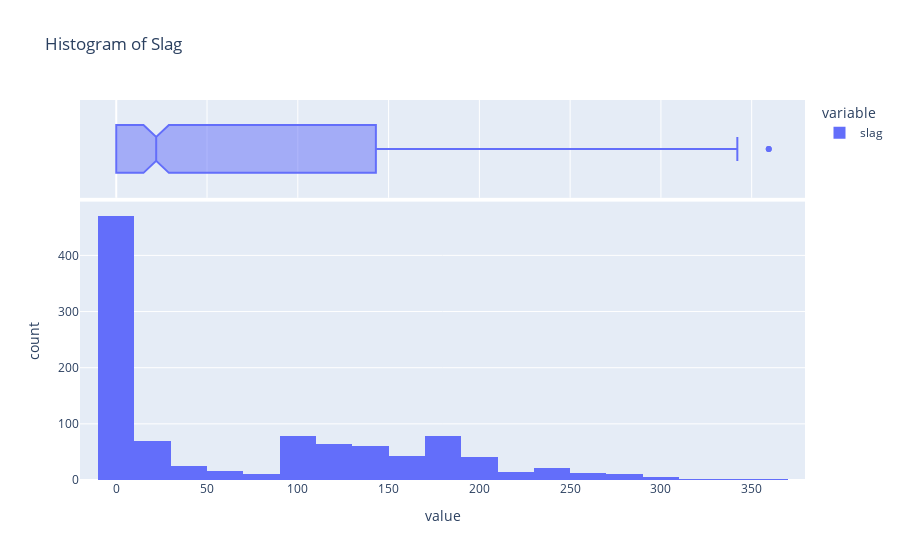

Source (notebook cell):
### Markdown cell above
#### Slag

### Code cell
fig=px.histogram(df.slag,title="Histogram of Slag",marginal="box")
fig.show()

### Figure 1 — Plotly figure (JSON) as saved in the notebook; plotly's stock layout.template omitted (floating-point values rounded to 4 significant figures; data arrays with more than 128 entries replaced by an {"elided": "..."} marker saying what was removed)
{"data": [{"alignmentgroup": "True", "bingroup": "x", "hovertemplate": "variable=slag<br>value=%{x}<br>count=%{y}<extra></extra>", "legendgroup": "slag", "marker": {"color": "#636efa", "pattern": {"shape": ""}}, "name": "slag", "offsetgroup": "slag", "orientation": "v", "showlegend": true, "type": "histogram", "x": {"elided": "1030 float values"}, "xaxis": "x", "yaxis": "y"}, {"alignmentgroup": "True", "hovertemplate": "variable=slag<br>value=%{x}<extra></extra>", "legendgroup": "slag", "marker": {"color": "#636efa"}, "name": "slag", "notched": true, "offsetgroup": "slag", "showlegend": false, "type": "box", "x": {"elided": "1030 float values"}, "xaxis": "x2", "yaxis": "y2"}], "layout": {"barmode": "relative", "legend": {"title": {"text": "variable"}, "tracegroupgap": 0}, "title": {"text": "Histogram of Slag"}, "xaxis": {"anchor": "y", "domain": [0, 1], "title": {"text": "value"}}, "xaxis2": {"anchor": "y2", "domain": [0, 1], "matches": "x", "showgrid": true, "showticklabels": false}, "yaxis": {"anchor": "x", "domain": [0, 0.7326], "title": {"text": "count"}}, "yaxis2": {"anchor": "x2", "domain": [0.7426, 1], "matches": "y2", "showgrid": false, "showline": false, "showticklabels": false, "ticks": ""}}}
